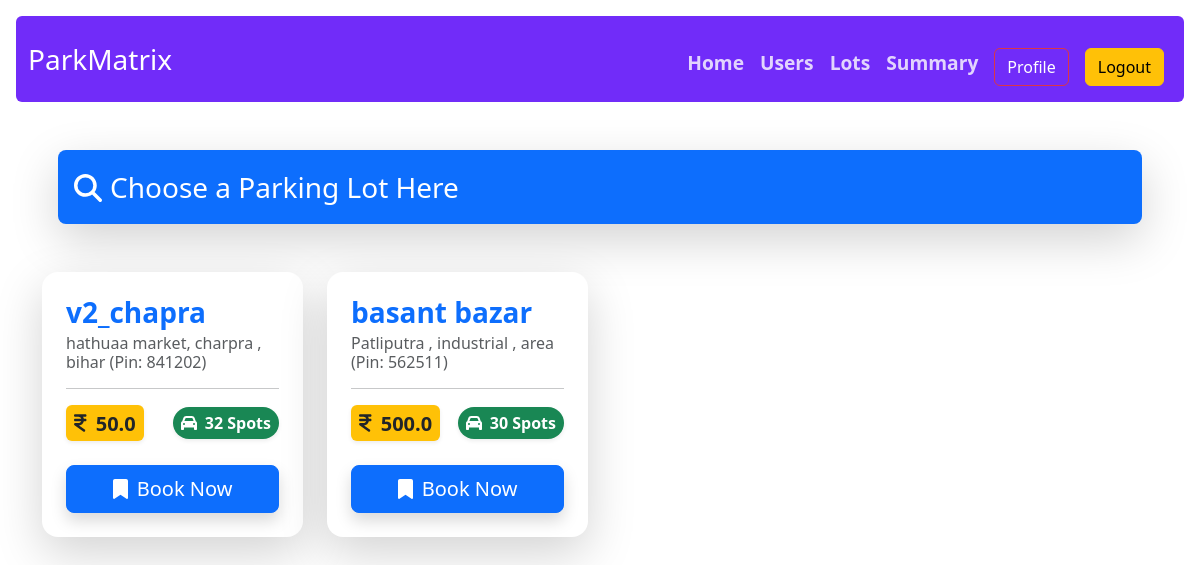
/spot_list (signed in), run on the app's committed database.
### models/models.py (models this page shows)
class ParkingLot(db.Model):
    id = db.Column(db.Integer , primary_key = True)
    lot_name = db.Column(db.String(256), nullable = False )
    price = db.Column(db.Float, nullable = False)
    city = db.Column(db.String(64), nullable = False)
    pin_code = db.Column(db.String(32), nullable = False)
    available_parking_spots = db.Column(db.Integer, nullable = False)
    deleted_lot = db.Column(db.Boolean, nullable = False, default = False)
    parking_spot = db.relationship("ParkingSpot", backref="parking_lot", lazy=True, cascade="all,delete")

### controllers/routes.py (the view)
@app.route('/spot_list')
@auth_required
def spot_list():
    all_lots = ParkingLot.query.all()
    lots = []
    for lot in all_lots:
        unoccupied_spots_count = ParkingSpot.query.filter_by(occupied_status=False, lot_id=lot.id).count()
        occupied_spots_count = ParkingSpot.query.filter_by(occupied_status=True, lot_id=lot.id).count()
        lots.append({
            'id': lot.id,
            'lot_name': lot.lot_name,
            'city': lot.city,
            'pin_code': lot.pin_code,
            'available_parking_spots': unoccupied_spots_count,
            'occupied_spots_count': occupied_spots_count,
            'price': lot.price,
            'lot_object': lot
        })
    return render_template('spot_list.html', lots=lots)

### controllers/routes.py (called while the page is built)
@app.context_processor
def inject_user():
    user = None
    if 'user_id' in session:
        user = User.query.get(session['user_id'])
    return dict(user=user)

def auth_required(func):
    @wraps(func)
    def inner(*args, **kwargs):
        if 'user_id' in session:
            return func(*args, **kwargs)
        else:
            flash("Please log in first.")
            return redirect(url_for('login'))
    return inner

### templates/spot_list.html (shortened to what this page needs)
{% extends 'layout.html' %}
{% block content %}
<div class="container text-center mt-5">
  <div class="fs-3 text-start mx-3 bg-primary text-white p-3 rounded-3 mb-5 shadow-lg">
    <span><i class="fa fa-search me-2"></i>Choose a Parking Lot Here</span>
  </div>
  <div class="row row-cols-1 row-cols-sm-2 row-cols-md-3 row-cols-lg-4 g-4">
    {% if lots %}
    {% for lot in lots %}
    <div class="col">
      <div class="card h-100 border-0 shadow-lg rounded-4">
        <div class="card-body d-flex flex-column p-4">
          <div class="card-title text-start mb-3">
            <h5 class="fw-bold fs-3 text-primary mb-1">{{lot.lot_name}}</h5>
            <h6 class="text-muted mb-0">
              {{lot.city}} <span class="fw-light">(Pin: {{lot.pin_code}})</span>
            </h6>
          </div>
          <hr class="mt-0 mb-3" />
          <div class="d-flex justify-content-between align-items-center mb-4">
            <span class="badge bg-warning text-dark fs-5 p-2 shadow-sm">
              <i class="fas fa-inr me-1"></i> {{lot.price}}
            </span>
            {% if lot.available_parking_spots > 0 %}
            <span class="badge bg-success fs-6 p-2 rounded-pill shadow-sm">
              <i class="fas fa-car me-1"></i> {{lot.available_parking_spots}} Spots
            </span>
            {% else %}
            <span class="badge bg-danger fs-6 p-2 rounded-pill shadow-sm">
              <i class="fas fa-times-circle me-1"></i> Full
            </span>
            {% endif %}
          </div>
          <div class="mt-auto">
            <a href="{{ url_for('book_spot', lot_id = lot.id) }}" class="btn btn-primary btn-lg w-100 shadow">
              <i class="fas fa-bookmark me-1"></i> Book Now
            </a>
          </div>
        </div>
      </div>
    </div>
    {% endfor %}
  </div>
    {% else %}
        <div class="fs-3 text-center   p-3 rounded-3 mb-5 ">
    <span><i class="fa fa-star me-2 text-danger"></i>Lots Not Available</span>
  </div>
    {% endif %}
</div>
{% endblock %}

### data on the page
ParkingLot: lot_name "v2_chapra", city "hathuaa market, charpra , bihar", pin_code "841202", price "50.0", available_parking_spots "32"
ParkingLot: lot_name "basant bazar", city "Patliputra , industrial , area", pin_code "562511", price "500.0", available_parking_spots "30"
